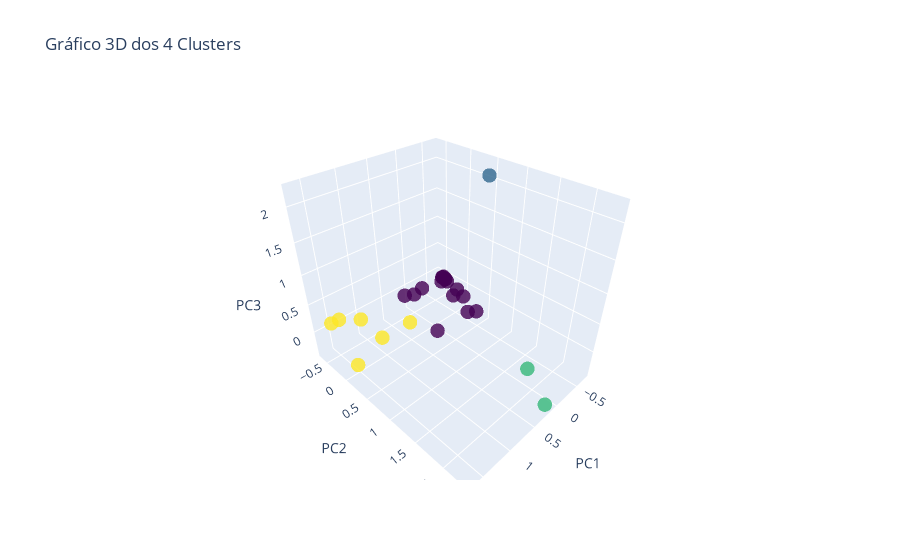

Here is the notebook cell this chart was saved with:
### Code cell
# Criar o gráfico 3D
fig = go.Figure()

# Adicionar os pontos
fig.add_trace(
    go.Scatter3d(
        # Adicionar as dimensões PCA
        x=df_pca['PC1'],
        y=df_pca['PC2'],
        z=df_pca['PC3'],
        mode='markers',
        # Adicionar a cor de acordo com o cluster
        marker=dict(size=5, color=df_pca['cluster'], colorscale='viridis', opacity=0.8),
        # Adicionar o nome dos município ao passar o mouse
        text=df.index
))

# Adicionar o layout
fig.update_layout(
    title=f'Gráfico 3D dos {k} Clusters',
    # Adicionar o nome dos eixos
    scene=dict(
        xaxis_title='PC1',
        yaxis_title='PC2',
        zaxis_title='PC3'
    )
)

# Mostrar o gráfico
fig.show()

""" Foi utilizado a biblioteca Plotly para a visualização dos dados. Documentação do gráfico 3D: https://plotly.com/python/v3/3d-point-clustering/"""

### Figure 1 — Plotly figure (JSON) as saved in the notebook; plotly's stock layout.template omitted (floating-point values rounded to 4 significant figures; data arrays with more than 128 entries replaced by an {"elided": "..."} marker saying what was removed)
{"data": [{"marker": {"color": [0, 0, 0, 0, 0, 0, 0, 3, 0, 2, 0, 3, 3, 0, 0, 0, 3, 3, 3, 2, 0, 0, 0, 0, 1], "colorscale": [[0, "#440154"], [0.1111, "#482878"], [0.2222, "#3e4989"], [0.3333, "#31688e"], [0.4444, "#26828e"], [0.5556, "#1f9e89"], [0.6667, "#35b779"], [0.7778, "#6ece58"], [0.8889, "#b5de2b"], [1, "#fde725"]], "opacity": 0.8, "size": 5}, "mode": "markers", "text": {"elided": "497 str values"}, "type": "scatter3d", "x": [-0.6016, -0.6823, 0.0444, -0.7104, -0.4794, -0.5868, -0.6814, 1.669, -0.6808, 0.1598, -0.1705, 1.106, 1.088, 0.1932, -0.6664, -0.6907, 1.499, 0.5493, 1.367, -0.1696, -0.6492, -0.3689, 0.3343, -0.4982, -0.3742], "y": [0.07544, -0.5123, -0.4341, -0.5124, -0.04258, -0.4362, -0.5094, 0.2595, -0.444, 2.316, -0.4777, -0.4419, 0.04869, -0.4988, -0.3819, -0.4448, -0.6256, 0.04203, -0.624, 1.77, -0.119, 0.3957, 0.4275, 0.466, 0.7028], "z": [-0.1458, -0.07223, -0.03556, -0.07366, -0.1229, -0.07795, -0.0732, -0.03873, -0.08191, -0.3941, -0.03931, 0.03415, -0.0363, -0.01777, -0.0884, -0.08231, 0.08001, -0.06334, 0.07422, -0.3437, -0.1222, -0.1713, -0.1282, -0.1916, 2.212]}], "layout": {"scene": {"xaxis": {"title": {"text": "PC1"}}, "yaxis": {"title": {"text": "PC2"}}, "zaxis": {"title": {"text": "PC3"}}}, "title": {"text": "Gráfico 3D dos 4 Clusters"}}}
